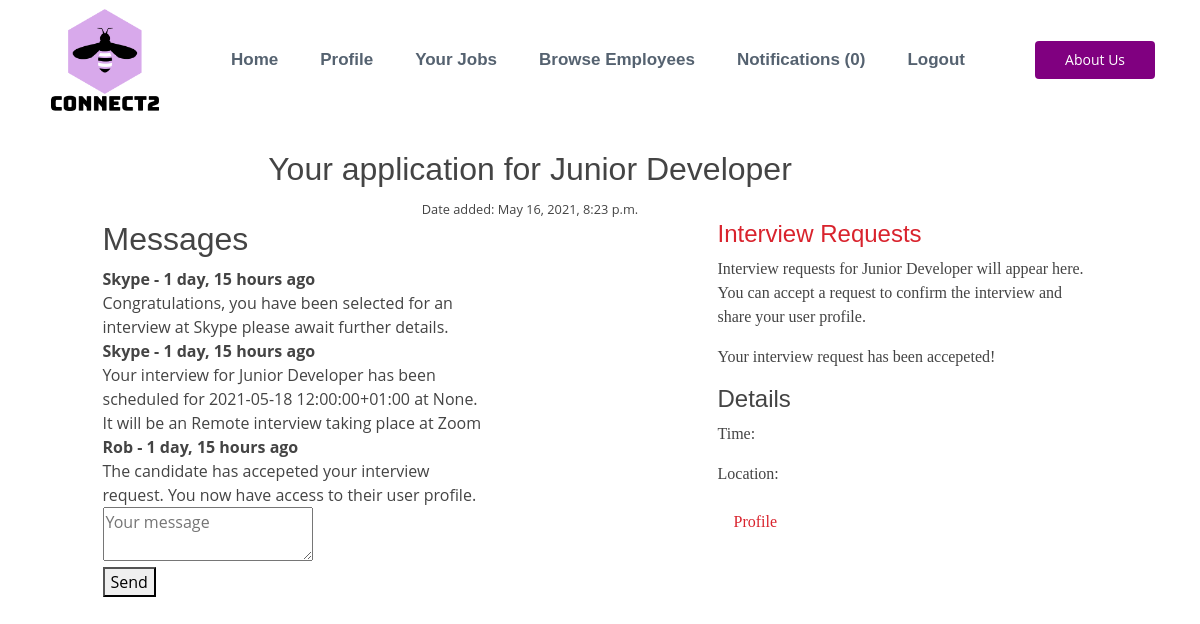
Page /application/6/216/ (signed in) on the committed database.
### account/models.py (models this page shows, shortened)
class Application(models.Model):
    STATUS = {
        ('applied', 'applied'),
        ('second round', 'second round'),
        ('interview', 'interview'),
        ('accepted', 'accepted'),
        ('rejected', 'rejected'),
    }
    candidate = models.ForeignKey(
        Employee, on_delete=models.CASCADE, related_name='candidates')
    job = models.ForeignKey(Job, on_delete=models.CASCADE)
    status = models.CharField(max_length=15, choices=STATUS)
    updated = models.DateTimeField(auto_now=True)
    created = models.DateTimeField(auto_now_add=True)
    score = models.IntegerField(null=True)
    cover_letter = models.TextField(
        null=True)
    person_type = models.CharField(max_length=15, null=True)
    job_type = models.CharField(max_length=15, null=True)
    match = models.BooleanField(default=False)
    favourited = models.BooleanField(default=False)
    interview = models.BooleanField(default=False)

class Job(models.Model):
    STATUS = (
        ('Open', 'Open'),
        ('Closed', 'Closed'),
        ('Interview', 'Interview'),
    )
    CONTRACT = (
        ('Full Time', 'Full Time'),
        ('Part Time', 'Part Time'),
    )
    WORK = (
        ('Office', 'Office'),
        ('Remote', 'Remote'),
    )
    LENGTH = (
        ('Permanent', 'Permanent'),
        ('Temporary', 'Temporary'),
    )
    employer = models.ForeignKey(
        Employer, null=True, on_delete=models.CASCADE)
    date_created = models.DateTimeField(auto_now_add=True, null=True)
    status = models.CharField(max_length=200, null=True, choices=STATUS)
    title = models.CharField(max_length=200)
    description_role = models.TextField(max_length=2000, null=True, blank=True)
    description_personality = models.TextField(
        max_length=200000, null=True, blank=True)
    contract = models.CharField(max_length=200, null=True, choices=CONTRACT)
    office_type = models.CharField(max_length=200, null=True, choices=WORK)
    length = models.CharField(max_length=200, null=True, choices=LENGTH)
    ideal_person = models.CharField(max_length=200, null=True)
    location = models.CharField(max_length=200, null=True)
    num_hires = models.IntegerField(null=True)
    city = models.CharField(max_length=200, null=True)
    enviornment = models.TextField(
        max_length=2000, null=True, blank=True)
    created = models.DateTimeField(auto_now_add=True)
    job_round = models.IntegerField(null=True, default=1)
    no_applicants = models.IntegerField(default=0, null=True)
    def __str__(self):
        return self.title

class ConversationMessage(models.Model):
    application = models.ForeignKey(
        Application, related_name='conversationmessages', on_delete=models.CASCADE)
    content = models.TextField()
    employer = models.ForeignKey(
        Employer, related_name='conversationmessages', on_delete=models.CASCADE, null=True)
    employee = models.ForeignKey(
        Employee, related_name='conversationmessages', on_delete=models.CASCADE, null=True)
    created_by = models.ForeignKey(
        User, related_name='conversationmessages', on_delete=models.CASCADE, null=True)
    created_at = models.DateTimeField(auto_now_add=True)
    class Meta:
        ordering = ['created_at']

class User(AbstractUser):
    is_employee = models.BooleanField(default=False)
    is_employer = models.BooleanField(default=False)

class Employee(models.Model):
    user = models.OneToOneField(User, on_delete=models.CASCADE)
    first_name = models.CharField(max_length=200, blank=True)
    last_name = models.CharField(max_length=200, blank=True)
    email = models.EmailField(max_length=200, blank=True)
    phone_number = models.CharField(max_length=200, blank=True)
    tag = models.TextField(max_length=200, blank=True)
    sector = models.CharField(max_length=200, blank=True)
    avatar = models.ImageField(default='avatar.jpg', upload_to='avatar_pics')
    county = models.CharField(max_length=200, blank=True)
    slug = models.SlugField(unique=True, blank=True)
    updated = models.DateTimeField(auto_now=True)
    created = models.DateTimeField(auto_now_add=True)
    title = models.CharField(max_length=200, blank=True)
    city = models.CharField(max_length=200, blank=True)
    personality_test = models.BooleanField(default=False)
    person_avatar = models.ImageField(
        default='owls.png', upload_to='avatar_pics')
    def __str__(self):
        return f"{self.user.username}-{self.created}"
    __initial_first_name = None
    __initial_last_name = None
    def __init__(self, *args, **kwargs):
        super().__init__(*args, **kwargs)
        self.__initial_first_name = self.first_name
        self.__initial_last_name = self.last_name

### employee/views.py (the view, shortened to what this page needs)
def view_application(request, id, pk):
    app = get_object_or_404(
        Application, id=id)
    employee = Employee.objects.filter(pk=app.candidate.pk)
    print(employee)
    print(employee)
    user = request.user
    test = Job.objects.get(pk=pk)
    context = {
        'app': app,
        'test': test,
        'employee': employee
    }
    if app.status == "Interview" or "Accepted" or "Rejected":
        interviewdetails = InterviewPlan.objects.filter(application=app)
        context = {
            'interviewdetails': interviewdetails,
            'app': app,
            'test': test,
            'employee': employee
        }
    if request.user.is_employer:
        return render(request, 'employer/message.html', context)
    else:
        return render(request, 'employee/message.html', context)

### notifications/context_processors.py (called while the page is built)
def notifications(request):
    if request.user.is_authenticated:
        return {'notifications': request.user.notifications.filter(is_read=False)}
    else:
        return {'notifications': []}

### employer/templates/employer/message.html (shortened to what this page needs)
{% extends 'employer/core.html' %}
{% block content %}
<div class="container-fluid">
    <div class="row">
        <div class="col-md-12">
            <div class="row">
                <div class="row">
                    <div class="col-md-1">
                    </div>
                    <div class="col-md-3">
                    </div>
                </div>
                <div class="col-md-10 text-center">
                    <h2 class="subtitle">Your application for {{ app.job }}</h2>
                    <small>Date added: {{ app.created }}</small>
                </div>
                <div class="col-md-1">
                </div>
            </div>
        </div>
        <div class="row">
            <div class="col-md-1">
            </div>
            <div class="col-md-4">
                <h2 class="subtitle">Messages</h2>
                {% for message in app.conversationmessages.all %}
                <div class="notification">
                    <b>{{ message.created_by.username }} - {{ message.created_at|timesince }} ago</b><br>
                    {{ message.content }}
                </div>
                {% empty %}
                <p>No messages yet...</p>
                <hr>
                {% endfor %}
                <form method="post" action=".">
                    <div class="field">
                        <div class="control">
                            <textarea class="textarea" placeholder="Your message" name="content"
                                id="id_content"></textarea>
                        </div>
                    </div>
                    <div class="field">
                        <div class="control">
                            <button class="button is-success">Send</button>
                        </div>
                    </div>
                </form>
            </div>
            <div class="col-md-2">
            </div>
            <div class="col-md-4">
                <h4><a href="#">Interview Requests</a></h4>
                <p>Interview requests for {{ app.job }} will appear here. You can accept a request to confirm
                    the interview and share your user profile. </p>
                {% if app.status == "Open" %}
                <p> You have not requested an interview</p>
                {% else %}
                <p> Your interview request has been accepeted!</p>
                <h4> Details</h4>
                <p> Time: {{ x.date}}</p>
                <p> Location: {{ x.platform}}</p>
                {% for emp in employee %}
                <a class="nav-link" href="{% url 'gotopage' xd=app.candidate.pk pl=app.pk %}">Profile</a>
                {% endfor %}
                {% endif %}
            </div>
            <div class="col-md-1">
            </div>
        </div>
    </div>
</div>
</div>
{% endblock %}

### static/core.css (style rules this page uses)
p { font-family: Georgia; }
.nav-link { font-family: Georgia; }
body { font-family: "Open Sans", sans-serif; color: #444444; }
a { color: #d9232d; }
h1, h2, h3, h4, h5, h6 { font-family: "Raleway", sans-serif; }

### rows in the picture
Application: job "Junior Developer", created "May 16, 2021, 8:23 p.m."
ConversationMessage: created_by.username "Skype", created_at "1 day, 15 hours", content "Congratulations, you have been selected for an interview at Skype please await further details."
ConversationMessage: created_by.username "Skype", created_at "1 day, 15 hours", content "Your interview for Junior Developer has been scheduled for 2021-05-18 12:00:00+01:00 at None. It will be an Remote interview taking place at Zoom"
ConversationMessage: created_by.username "Rob", created_at "1 day, 15 hours", content "The candidate has accepeted your interview request. You now have access to their user profile."

### other values in the picture
{{ notifications.count }} "0"
